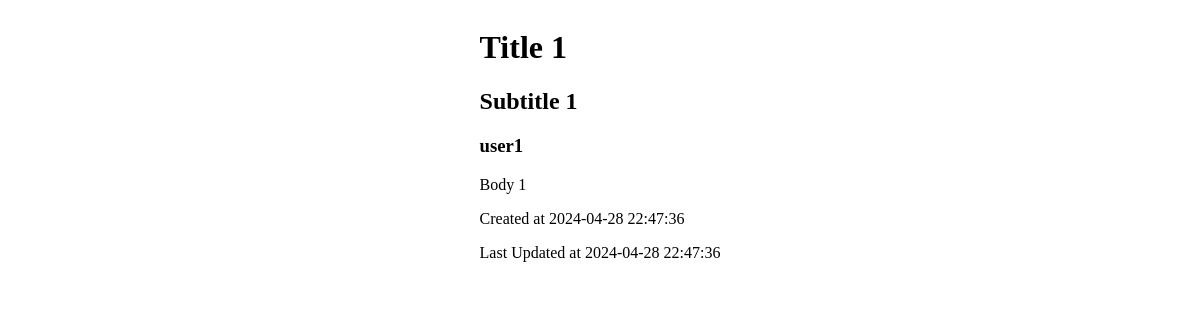
The app's page /blogs/1 with its own data.
### blog_api/models.py (models this page shows, shortened)
class BlogPost(db.Model):
   __tablename__ = "blog_posts"
   id: Mapped[int] = mapped_column(primary_key=True)
   title: Mapped[str]
   subtitle: Mapped[Optional[str]]
   body: Mapped[str]
   created_at: Mapped[datetime] = mapped_column(server_default=func.now())
   updated_at: Mapped[datetime] = mapped_column(onupdate=lambda : datetime.now(timezone.utc), server_default=func.now())
   author_id: Mapped[int] = mapped_column(ForeignKey("users.id"))
   author: Mapped["User"] = relationship(back_populates="blogs")

class User(db.Model):
   __tablename__="users"
   id: Mapped[int] = mapped_column(primary_key=True)
   username: Mapped[str]
   password: Mapped[str]
   blogs: Mapped[List["BlogPost"]] = relationship(back_populates="author")

### blog_api/api.py (the view)
@app.get('/blogs/<int:blog_id>')
def get_blog(blog_id):
    res = db.get_or_404(BlogPost, blog_id)
    blog = {
        "id": res.id,
        "title": res.title,
        "subtitle": res.subtitle,
        "body": res.body,
        "created_at": res.created_at,
        "updated_at": res.updated_at,
        "author": res.author.username
    }
    return render_template('./blog.html', blog=blog, is_authed=(current_user.is_authenticated and current_user.id==res.author.id))

### blog_api/templates/blog.html (shortened to what this page needs)
{% extends 'base.html' %}
{% block content %}
<div id="blog-details">
<h1>{{blog.title}}</h1>
<h2>{{blog.subtitle}}</h2>
<h3>{{blog.author}}</h3>
<p>{{blog.body}}</p>
<p>Created at {{blog.created_at}}</p>
<p>Last Updated at {{blog.updated_at}}</p>
</div>
{% endblock %}

### blog_api/static/main.css (style rules this page uses)
body { display: flex; flex-direction: column; align-items: center; }

### records on screen
BlogPost: title "Title 1", subtitle "Subtitle 1", body "Body 1", created_at "2024-04-28 22:47:36", updated_at "2024-04-28 22:47:36"
User: author "user1"
